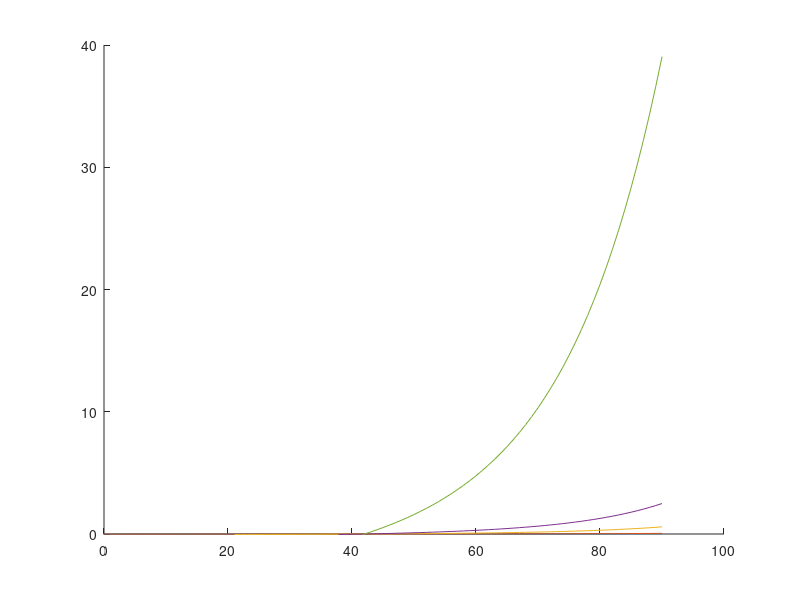

This chart was generated by the following MATLAB code:
Zj = 0.70;
Vhj = 250;
ZL = 0.1;
L0 = 12e-6;
KDc = 3e-6;
C = 8;
D = 25;
E = 2.4;
Gmax = 3.8*1.6;
N_channel = 1.0;
E_K_Ca_act = 42;
T = 310.15;

Ca_i_range = [5.e-8, 1.e-7, 5e-7, 1e-6, 5e-6]

V = [-150:1.0:90];

axis([0 100 0 40]);
hold

for j = 1:5
    Ca_i = Ca_i_range(j)
  I = zeros(size(V));

  for i = 1:size(V, 2)
    kTe = 23.54*(T/273);
    Lv = L0*exp((V(i)*ZL)/kTe);
    Jv = exp(((V(i) - Vhj)*Zj)/kTe);
    K = Ca_i/KDc;
    P0 = (Lv*(1+K*C+Jv*D+Jv*K*C*D*E)^4)/((Lv*(1+K*C+Jv*D+Jv*K*C*D*E)^4)+((1+Jv+K+Jv*K*E)^4));
    I(i) = N_channel*P0*Gmax*(V(i) - E_K_Ca_act);
  endfor

  set (0,'defaultaxesfontsize', 12)
  plot(V, I)
endfor


print -depslatexstandalone "temporary.tex"
